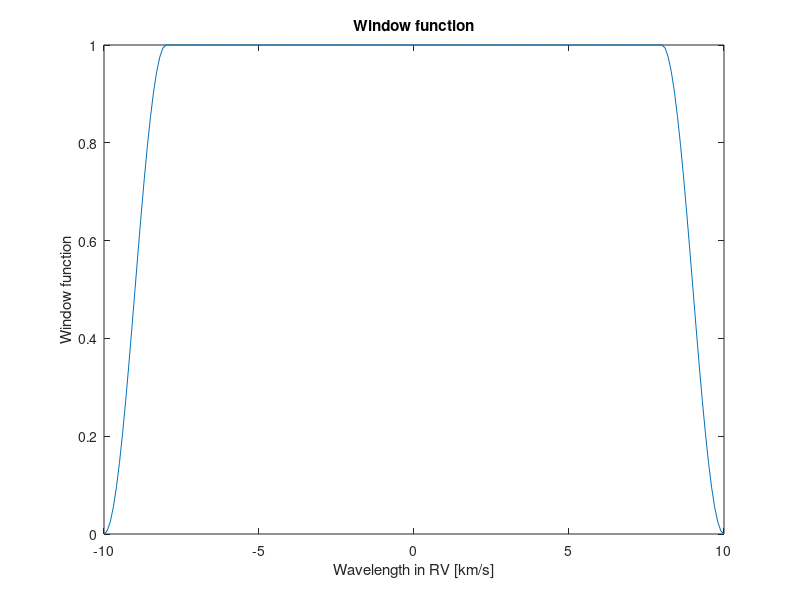

Source code (MATLAB): (Note: this script raises an error after producing the figure.)
% Use Gaussian profile to study the line shift in FT

%%%%%%%%%%%%%%
% Parameters %
%%%%%%%%%%%%%%
SN          = 5000;
N_FILE      = 100;                               
grid_size    = 0.1;
Fs          = 1/grid_size;
v_max       = 10;
v_0         = (-v_max : grid_size : v_max)';          % km/s
% v              = (-100 : grid_size : 100)';      

% window function %
window  = v_0 * 0 + 1;
bound   = 8;
idx_w   = abs(v_0) >= bound;
window(idx_w)   = (cos((abs(v_0(idx_w))-bound)/(10-bound)*pi) + 1) /2;

h = figure;
plot(v_0, window)
title('Window function')
xlabel('Wavelength in RV [km/s]')
ylabel('Window function')
saveas(gcf,'0-Window_function','png')
close(h)

%%%%%%%%%%%%%%%%%%%
% Calculate Power %
%%%%%%%%%%%%%%%%%%%

% estimate the size of array FFT_power
A1          = exp(-v_0.^2/4^2);
[aa, bb, yy]= FUNCTION_FFT(A1, Fs);
size1       = length(bb);
FFT_power   = zeros(size1, N_FILE);
Y           = zeros(size1, N_FILE);
RV_noise    = zeros(1,N_FILE);
v_planet_array  = linspace(-3,3,101) / 1000.;
% v_planet_array  = 4 * sin(t/100.*1.8*2*pi + 1) * 0.001;
RV_gauss   = zeros(N_FILE,1);


h = figure;
hold on
for n = 1:N_FILE

    v_planet    = v_planet_array(n);
    v    = v_0 - v_planet;
    A    = exp(-v.^2/4^2);
    A    = A + normrnd(0, (1-A).^0.5/SN);  % add noise
%     A    = A .* window;
    plot(v, A)
    [FFT_frequency, FFT_power(:, n), Y(:, n)] = FUNCTION_FFT(A, Fs);
    
    f    = fit(v_0, A, 'a*exp(-((x-b)/c)^2)+d', 'StartPoint', [0.5, 0, 4, 0] );
    RV_gauss(n) = f.b * 1000;    
end     
hold off
title('Stacked Gaussian profile')
xlabel('x')
ylabel('y')
saveas(gcf,'1-Gaussian_Line_Profile','png')
close(h)


%%%%%%%%%%%%%%%%%%%%%%%%%%
% FT power in all epochs %
%%%%%%%%%%%%%%%%%%%%%%%%%%
h = figure; 
hold on
for n = 1:N_FILE
%     plot(FFT_frequency, FFT_power(:, n) - FFT_power(:, 51), '-')
%     title('Differential FT power in all epochs (overplot)')
%     xlabel('FT frequency (1 / velocity in wavelength)')
%     ylabel('Differential power') 
    
    plot(FFT_frequency, FFT_power(:, n), '.')
    title('FT power in all epochs (overplot)')
    xlabel('FT frequency')
    ylabel('power')   
%     
    xlim([-0.5 0.5])
end 
hold off
saveas(gcf,'2-FT_power','png')
close(h)


% Plot phase angle as a function of FT frequency (for zero RV shift)% 
h = figure;
hold on
% nn = 50:150;
plot(FFT_frequency, unwrap(angle(Y(:, 51))), 'r.')
% plot(FFT_frequency, angle(Y(:, 51)), 'b.')
hold off
title('Phase angle as a function of FT frequency (for zero RV shift)')
xlabel('FT frequency')
ylabel('Phase angle')    
% xlim([-0.35 0.35])
saveas(gcf,'3-Phase_angle','png')
close(h)


% Polyfit % 
slope = zeros(1,100);
h = figure; 
hold on
for i = 1:100
    n = (size(FFT_frequency,2)/2-0.5):(size(FFT_frequency,2)/2+1.5);
%     n = (size(FFT_frequency,2)/2-4.5):(size(FFT_frequency,2)/2+5.5);
%     n = 1:size(FFT_frequency,2);
    xx = FFT_frequency(n);ca
    yy = angle(Y(n, i)) - angle(Y(n, 51));
    yy(yy<-6)  = yy(yy<-6) + 2 * pi;
    yy(yy>6)  = yy(yy>6) - 2 * pi;
%     yy = unwrap(angle(Y(n, i))) - unwrap(angle(Y(n, 51)));
    plot(xx, yy, '-')
    title('Phase angle (relative to zero velocity)')
    xlabel('FT frequency')
    ylabel('Phase angle [rad]')   
    p = polyfit(xx,yy',1);
    slope(i) = p(1);
end
hold off
saveas(gcf,'4-Relative_phase_angle','png')
close(h)


% Compare with simulated RV % 
h = figure; 
xx = v_planet_array(1:100)*1000;
yy = -slope/(2*pi)*1000;
plot(xx, yy, 'o')
title('Recovered RV vs input RV')
xlabel('input RV (m/s)')    
ylabel('Recovered RV (m/s)')
saveas(gcf,'5-LINE_SHIFT_1','png')
close(h)

h = figure; 
xx          = v_planet_array(1:100)*1000;
yy          = -slope/(2*pi)*1000;
rms_gauss   = rms(yy - RV_gauss');
rms_FT      = rms(yy-xx);
plot(xx, yy - RV_gauss', '*', xx, yy-xx, 'o')
title('Recovered RV vs input RV')
xlabel('input RV (m/s)')    
ylabel('residual (m/s)')
legend1 = ['rms_{gauss} = ', num2str(rms_gauss), ' m/s'];
legend2 = ['rms_{FT} = ', num2str(rms_FT), ' m/s'];
legend(legend1, legend2)
saveas(gcf,'5-LINE_SHIFT_2','png')
close(h)


% More investigation in phase angle % 

h = figure; 
plot(FFT_frequency, angle(Y(:, 1)), '.', FFT_frequency, angle(Y(:, 51)), '.', FFT_frequency, angle(Y(:, 100)), '.')
legend('-3m/s', 'static', '2.9m/s shift')
xlabel('FT frequency')    
ylabel('Phase angle [rad]')
saveas(gcf,'3-Phase_angle_2','png')
close(h)


% phase 2D plot 
[aa,bb,cc] = FUNCTION_FFT(A1, Fs);
h = figure;
plot(real(cc), imag(cc), '.', real(Y(:,51)), imag(Y(:,51)), '.', 'MarkerSize', 10)
legend('Noise free', 'SN=10000')
grid on 
xlim([-0.05 0.05])
ylim([-0.005 0.005])
xlabel('Real')    
ylabel('Imaginary')
title('Phase angle in complex plane')
saveas(gcf,'7-Phase_angle_in_complex_plane_2','png')
close(h)





if 0
    h = figure; 
    Z = Y(:,51);
    Z(8:(201-6)) = 0;   % Set the high frequencies to zero
    ifft_Z = ifft(Z);   % inverse FT for only the low frequency components 
    plot(v_0, ifft_Z - A1, '.')     % plot the difference
    xlabel('x')
    ylabel('delta y')
    saveas(gcf,'6-Inverse_FT','png')
    close(h)

    figure; 
    hold on 
    for i =1:201
        plot(angle(Y(i, :)) - angle(Y(1, :)))
    end

end






